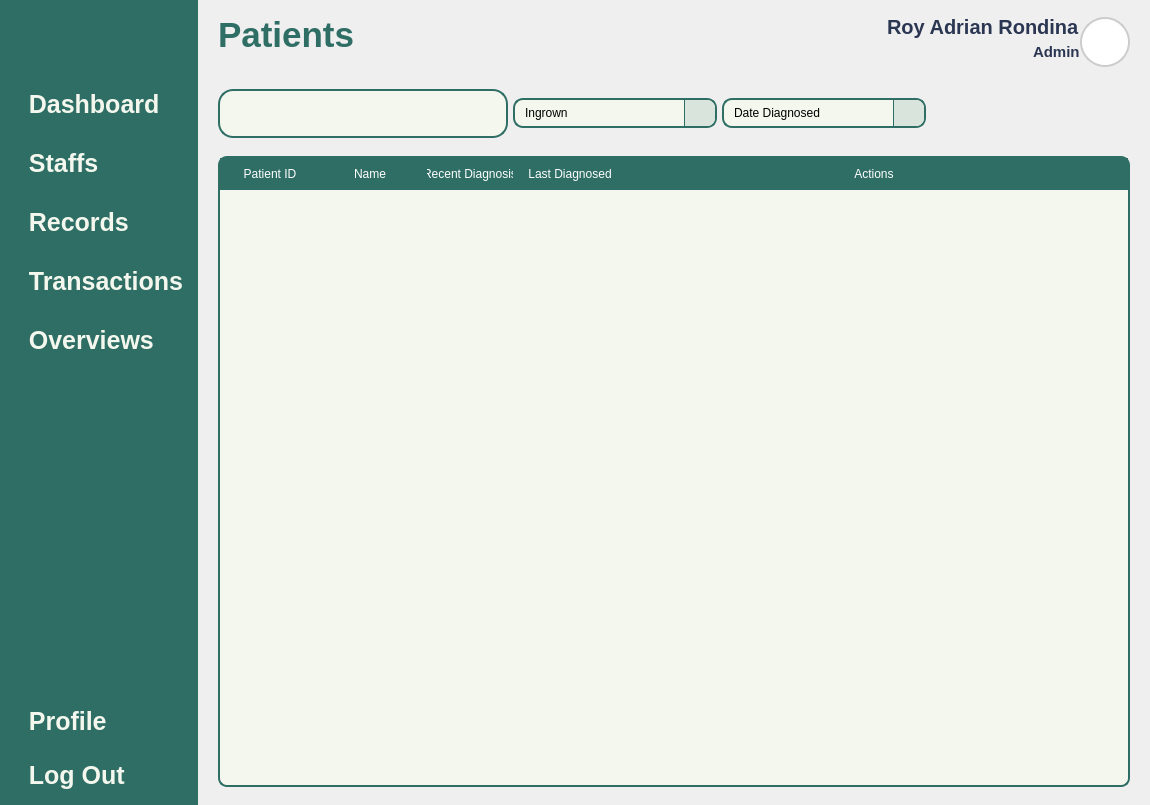
<?xml version="1.0" encoding="UTF-8"?>
<ui version="4.0">
 <class>MainWindow</class>
 <widget class="QMainWindow" name="MainWindow">
  <property name="windowModality">
   <enum>Qt::ApplicationModal</enum>
  </property>
  <property name="geometry">
   <rect>
    <x>0</x>
    <y>0</y>
    <width>1150</width>
    <height>805</height>
   </rect>
  </property>
  <property name="sizePolicy">
   <sizepolicy hsizetype="Expanding" vsizetype="Expanding">
    <horstretch>0</horstretch>
    <verstretch>0</verstretch>
   </sizepolicy>
  </property>
  <property name="baseSize">
   <size>
    <width>1150</width>
    <height>805</height>
   </size>
  </property>
  <property name="windowTitle">
   <string>MainWindow</string>
  </property>
  <property name="styleSheet">
   <string notr="true">*{
	padding: 0px;
	margin: 0px;
	border: 0px;
}
QPushButton {
	font: 900 10pt &quot;Satoshi Black&quot;;
	background-color: transparent;
 	border-radius: 10px;
	font-weight: bold;
	font-size: 25px;
	color: #F4F7ED;
	text-align: left;
	padding: 5px 5px;
}
#NavBar {
    background-color: #2E6E65;
}
QLabel {
	font: 900 10pt &quot;Satoshi Black&quot;;
	font-size: 20px;
	font-weight: bold;
	color: #2E6E65;
	qproperty-alignment: 'AlignLeft';
    qproperty-wordWrap: true;
	background: transparent;
}

</string>
  </property>
  <widget class="QWidget" name="centralwidget">
   <property name="sizePolicy">
    <sizepolicy hsizetype="Expanding" vsizetype="Expanding">
     <horstretch>0</horstretch>
     <verstretch>0</verstretch>
    </sizepolicy>
   </property>
   <layout class="QHBoxLayout" name="horizontalLayout_4">
    <property name="spacing">
     <number>0</number>
    </property>
    <property name="leftMargin">
     <number>0</number>
    </property>
    <property name="topMargin">
     <number>0</number>
    </property>
    <property name="rightMargin">
     <number>0</number>
    </property>
    <property name="bottomMargin">
     <number>0</number>
    </property>
    <item>
     <widget class="QWidget" name="NavBar" native="true">
      <property name="enabled">
       <bool>true</bool>
      </property>
      <property name="sizePolicy">
       <sizepolicy hsizetype="Fixed" vsizetype="Expanding">
        <horstretch>0</horstretch>
        <verstretch>0</verstretch>
       </sizepolicy>
      </property>
      <property name="minimumSize">
       <size>
        <width>0</width>
        <height>0</height>
       </size>
      </property>
      <property name="maximumSize">
       <size>
        <width>16777215</width>
        <height>16777215</height>
       </size>
      </property>
      <property name="autoFillBackground">
       <bool>false</bool>
      </property>
      <property name="styleSheet">
       <string notr="true"/>
      </property>
      <layout class="QVBoxLayout" name="verticalLayout">
       <property name="leftMargin">
        <number>10</number>
       </property>
       <property name="topMargin">
        <number>10</number>
       </property>
       <property name="rightMargin">
        <number>10</number>
       </property>
       <property name="bottomMargin">
        <number>10</number>
       </property>
       <item>
        <widget class="QPushButton" name="DashboardButton_2">
         <property name="toolTip">
          <string>View Main Dashboard</string>
         </property>
         <property name="styleSheet">
          <string notr="true">QPushButton {
	padding: 10px 8px;
}</string>
         </property>
         <property name="text">
          <string/>
         </property>
         <property name="icon">
          <iconset resource="resources.qrc">
           <normaloff>:/lucide/icons/align-justify.svg</normaloff>:/lucide/icons/align-justify.svg</iconset>
         </property>
         <property name="iconSize">
          <size>
           <width>35</width>
           <height>35</height>
          </size>
         </property>
        </widget>
       </item>
       <item>
        <spacer name="verticalSpacer_2">
         <property name="orientation">
          <enum>Qt::Vertical</enum>
         </property>
         <property name="sizeType">
          <enum>QSizePolicy::Preferred</enum>
         </property>
         <property name="sizeHint" stdset="0">
          <size>
           <width>10</width>
           <height>20</height>
          </size>
         </property>
        </spacer>
       </item>
       <item>
        <layout class="QVBoxLayout" name="MainButtons">
         <property name="spacing">
          <number>20</number>
         </property>
         <property name="sizeConstraint">
          <enum>QLayout::SetNoConstraint</enum>
         </property>
         <item>
          <widget class="QPushButton" name="DashboardButton">
           <property name="toolTip">
            <string>View Main Dashboard</string>
           </property>
           <property name="styleSheet">
            <string notr="true"/>
           </property>
           <property name="text">
            <string>  Dashboard</string>
           </property>
           <property name="icon">
            <iconset resource="resources.qrc">
             <normaloff>:/lucide/icons/layout-dashboard.svg</normaloff>:/lucide/icons/layout-dashboard.svg</iconset>
           </property>
           <property name="iconSize">
            <size>
             <width>40</width>
             <height>40</height>
            </size>
           </property>
          </widget>
         </item>
         <item>
          <widget class="QPushButton" name="StaffsButton">
           <property name="toolTip">
            <string>View Staff Record</string>
           </property>
           <property name="styleSheet">
            <string notr="true"/>
           </property>
           <property name="text">
            <string>  Staffs</string>
           </property>
           <property name="icon">
            <iconset resource="resources.qrc">
             <normaloff>:/lucide/icons/user-round-pen.svg</normaloff>:/lucide/icons/user-round-pen.svg</iconset>
           </property>
           <property name="iconSize">
            <size>
             <width>40</width>
             <height>40</height>
            </size>
           </property>
          </widget>
         </item>
         <item>
          <widget class="QPushButton" name="PatientsButton">
           <property name="toolTip">
            <string>View Patient Record</string>
           </property>
           <property name="styleSheet">
            <string notr="true"/>
           </property>
           <property name="text">
            <string>  Records</string>
           </property>
           <property name="icon">
            <iconset resource="resources.qrc">
             <normaloff>:/lucide/icons/file-text.svg</normaloff>:/lucide/icons/file-text.svg</iconset>
           </property>
           <property name="iconSize">
            <size>
             <width>40</width>
             <height>40</height>
            </size>
           </property>
          </widget>
         </item>
         <item>
          <widget class="QPushButton" name="TransactionsButton">
           <property name="toolTip">
            <string>View Transactions </string>
           </property>
           <property name="styleSheet">
            <string notr="true"/>
           </property>
           <property name="text">
            <string>  Transactions</string>
           </property>
           <property name="icon">
            <iconset resource="resources.qrc">
             <normaloff>:/lucide/icons/tickets.svg</normaloff>:/lucide/icons/tickets.svg</iconset>
           </property>
           <property name="iconSize">
            <size>
             <width>40</width>
             <height>40</height>
            </size>
           </property>
          </widget>
         </item>
         <item>
          <widget class="QPushButton" name="OverviewsButton">
           <property name="toolTip">
            <string>View Reports and Overviews</string>
           </property>
           <property name="styleSheet">
            <string notr="true"/>
           </property>
           <property name="text">
            <string>  Overviews</string>
           </property>
           <property name="icon">
            <iconset resource="resources.qrc">
             <normaloff>:/lucide/icons/chart-no-axes-combined.svg</normaloff>:/lucide/icons/chart-no-axes-combined.svg</iconset>
           </property>
           <property name="iconSize">
            <size>
             <width>40</width>
             <height>40</height>
            </size>
           </property>
          </widget>
         </item>
        </layout>
       </item>
       <item>
        <spacer name="verticalSpacer">
         <property name="orientation">
          <enum>Qt::Vertical</enum>
         </property>
         <property name="sizeHint" stdset="0">
          <size>
           <width>20</width>
           <height>40</height>
          </size>
         </property>
        </spacer>
       </item>
       <item>
        <layout class="QVBoxLayout" name="SettingButtons">
         <property name="spacing">
          <number>15</number>
         </property>
         <item>
          <widget class="QPushButton" name="OverviewsButton_3">
           <property name="toolTip">
            <string>View Profile Settings</string>
           </property>
           <property name="styleSheet">
            <string notr="true"/>
           </property>
           <property name="text">
            <string>  Profile</string>
           </property>
           <property name="icon">
            <iconset resource="resources.qrc">
             <normaloff>:/lucide/icons/user-round-cog.svg</normaloff>:/lucide/icons/user-round-cog.svg</iconset>
           </property>
           <property name="iconSize">
            <size>
             <width>40</width>
             <height>40</height>
            </size>
           </property>
          </widget>
         </item>
         <item alignment="Qt::AlignVCenter">
          <widget class="QPushButton" name="OverviewsButton_2">
           <property name="toolTip">
            <string>Log Out from your Account</string>
           </property>
           <property name="styleSheet">
            <string notr="true"/>
           </property>
           <property name="text">
            <string>  Log Out</string>
           </property>
           <property name="icon">
            <iconset resource="resources.qrc">
             <normaloff>:/lucide/icons/log-out.svg</normaloff>:/lucide/icons/log-out.svg</iconset>
           </property>
           <property name="iconSize">
            <size>
             <width>40</width>
             <height>40</height>
            </size>
           </property>
          </widget>
         </item>
        </layout>
       </item>
      </layout>
     </widget>
    </item>
    <item>
     <widget class="QFrame" name="MainBodyContainer">
      <property name="enabled">
       <bool>true</bool>
      </property>
      <property name="sizePolicy">
       <sizepolicy hsizetype="Expanding" vsizetype="Expanding">
        <horstretch>0</horstretch>
        <verstretch>0</verstretch>
       </sizepolicy>
      </property>
      <property name="styleSheet">
       <string notr="true">#Header {
	padding: 10px 20px;
padding-top: 15px;
}
QLabel {
    padding: 0px;
}
#UserType {
	font: 300 10pt &quot;Lexend Light&quot;;
	font-size: 15px;
	color: #2B3752;
}
#UserName {
	font: 600 10pt &quot;Lexend SemiBold&quot;;
	font-size: 20px;
	color: #2B3752;
}
#InterfaceTitle{
	font-size: 35px;
}
QGraphicsView {
    border: 2px solid #ccc;
    border-radius: 25px;
    background: white;
}

</string>
      </property>
      <property name="frameShape">
       <enum>QFrame::StyledPanel</enum>
      </property>
      <property name="frameShadow">
       <enum>QFrame::Raised</enum>
      </property>
      <layout class="QVBoxLayout" name="verticalLayout_2">
       <property name="spacing">
        <number>0</number>
       </property>
       <property name="leftMargin">
        <number>0</number>
       </property>
       <property name="topMargin">
        <number>0</number>
       </property>
       <property name="rightMargin">
        <number>0</number>
       </property>
       <property name="bottomMargin">
        <number>0</number>
       </property>
       <item alignment="Qt::AlignTop">
        <widget class="QFrame" name="Header">
         <property name="sizePolicy">
          <sizepolicy hsizetype="Expanding" vsizetype="Expanding">
           <horstretch>0</horstretch>
           <verstretch>0</verstretch>
          </sizepolicy>
         </property>
         <property name="minimumSize">
          <size>
           <width>0</width>
           <height>80</height>
          </size>
         </property>
         <property name="maximumSize">
          <size>
           <width>16777215</width>
           <height>80</height>
          </size>
         </property>
         <property name="cursor">
          <cursorShape>ArrowCursor</cursorShape>
         </property>
         <property name="frameShape">
          <enum>QFrame::StyledPanel</enum>
         </property>
         <property name="frameShadow">
          <enum>QFrame::Raised</enum>
         </property>
         <layout class="QHBoxLayout" name="horizontalLayout_3">
          <property name="spacing">
           <number>0</number>
          </property>
          <property name="leftMargin">
           <number>0</number>
          </property>
          <property name="topMargin">
           <number>0</number>
          </property>
          <property name="rightMargin">
           <number>0</number>
          </property>
          <property name="bottomMargin">
           <number>0</number>
          </property>
          <item>
           <widget class="QLabel" name="InterfaceTitle">
            <property name="layoutDirection">
             <enum>Qt::LeftToRight</enum>
            </property>
            <property name="text">
             <string>Patients</string>
            </property>
            <property name="alignment">
             <set>Qt::AlignLeading</set>
            </property>
           </widget>
          </item>
          <item>
           <layout class="QHBoxLayout" name="UserPanel">
            <property name="rightMargin">
             <number>0</number>
            </property>
            <item>
             <layout class="QVBoxLayout" name="UserInfo">
              <property name="spacing">
               <number>0</number>
              </property>
              <item alignment="Qt::AlignRight">
               <widget class="QLabel" name="UserName">
                <property name="text">
                 <string>Roy Adrian Rondina</string>
                </property>
                <property name="alignment">
                 <set>Qt::AlignLeading</set>
                </property>
               </widget>
              </item>
              <item alignment="Qt::AlignRight">
               <widget class="QLabel" name="UserType">
                <property name="text">
                 <string>Admin</string>
                </property>
                <property name="alignment">
                 <set>Qt::AlignLeading</set>
                </property>
               </widget>
              </item>
             </layout>
            </item>
            <item>
             <widget class="QFrame" name="Profile">
              <property name="sizePolicy">
               <sizepolicy hsizetype="Fixed" vsizetype="Fixed">
                <horstretch>0</horstretch>
                <verstretch>0</verstretch>
               </sizepolicy>
              </property>
              <property name="minimumSize">
               <size>
                <width>50</width>
                <height>50</height>
               </size>
              </property>
              <property name="maximumSize">
               <size>
                <width>50</width>
                <height>50</height>
               </size>
              </property>
              <property name="frameShape">
               <enum>QFrame::StyledPanel</enum>
              </property>
              <property name="frameShadow">
               <enum>QFrame::Raised</enum>
              </property>
              <layout class="QVBoxLayout" name="verticalLayout_3">
               <property name="spacing">
                <number>0</number>
               </property>
               <property name="leftMargin">
                <number>0</number>
               </property>
               <property name="topMargin">
                <number>0</number>
               </property>
               <property name="rightMargin">
                <number>0</number>
               </property>
               <property name="bottomMargin">
                <number>0</number>
               </property>
               <item>
                <widget class="QGraphicsView" name="ProfilePic">
                 <property name="enabled">
                  <bool>true</bool>
                 </property>
                 <property name="sizePolicy">
                  <sizepolicy hsizetype="Preferred" vsizetype="Preferred">
                   <horstretch>0</horstretch>
                   <verstretch>0</verstretch>
                  </sizepolicy>
                 </property>
                 <property name="minimumSize">
                  <size>
                   <width>0</width>
                   <height>0</height>
                  </size>
                 </property>
                </widget>
               </item>
              </layout>
             </widget>
            </item>
           </layout>
          </item>
         </layout>
        </widget>
       </item>
       <item>
        <widget class="QFrame" name="Body">
         <property name="sizePolicy">
          <sizepolicy hsizetype="Expanding" vsizetype="Expanding">
           <horstretch>0</horstretch>
           <verstretch>0</verstretch>
          </sizepolicy>
         </property>
         <property name="styleSheet">
          <string notr="true">QTableWidget {
    background-color: #F4F7ED;
    gridline-color: #D9E4DC;
    border: 2px solid #2E6E65;
    border-radius: 9px;
}

QTableWidget::item {
    border: 1px solid #2E6E65;
}

QTableWidget::item:alternate {
    background-color: #E0E0E0;
}

QTableWidget QHeaderView::section {
    background-color: #2E6E65;
    color: white;
    padding: 5px;
    font: bold 14px &quot;Segoe UI&quot;;
	border: 2px solid #2E6E65;
}

QTableWidget::item:selected {
    background-color: #CCE3D0;
    color: #2E6E65;
}
</string>
         </property>
         <property name="frameShape">
          <enum>QFrame::StyledPanel</enum>
         </property>
         <property name="frameShadow">
          <enum>QFrame::Raised</enum>
         </property>
         <layout class="QVBoxLayout" name="verticalLayout_4">
          <property name="leftMargin">
           <number>0</number>
          </property>
          <property name="topMargin">
           <number>0</number>
          </property>
          <property name="rightMargin">
           <number>0</number>
          </property>
          <property name="bottomMargin">
           <number>0</number>
          </property>
          <item>
           <widget class="QWidget" name="BodyLayout" native="true">
            <layout class="QVBoxLayout" name="verticalLayout_5">
             <property name="spacing">
              <number>0</number>
             </property>
             <property name="leftMargin">
              <number>20</number>
             </property>
             <property name="topMargin">
              <number>0</number>
             </property>
             <property name="rightMargin">
              <number>20</number>
             </property>
             <item alignment="Qt::AlignTop">
              <widget class="QWidget" name="Buttons" native="true">
               <property name="sizePolicy">
                <sizepolicy hsizetype="Expanding" vsizetype="Preferred">
                 <horstretch>0</horstretch>
                 <verstretch>0</verstretch>
                </sizepolicy>
               </property>
               <property name="minimumSize">
                <size>
                 <width>0</width>
                 <height>0</height>
                </size>
               </property>
               <property name="styleSheet">
                <string notr="true">#SearchBar {
	background-color: #F4F7ED;
	border: 2px solid #2E6E65;
    border-radius: 15px;
}
#Search{
	background-color: transparent ;
	font: 300 14pt &quot;Lexend Light&quot;;
}
#AddUserButton {
	padding: 0px 30px;
	text-align: center;
}
QComboBox {
    background-color: #F4F7ED;
    border: 2px solid #2E6E65;
    border-radius: 10px;
    padding: 5px 10px;
	font: 300 12pt &quot;Lexend Light&quot;;
}
QComboBox::drop-down {
    subcontrol-origin: padding;
    subcontrol-position: top right;
    width: 30px;
    border-left: 1px solid #2E6E65;
    background-color: #D9E4DC;
    border-top-right-radius: 8px;
    border-bottom-right-radius: 8px;
}
QComboBox::down-arrow {
    image: url(:/lucide/icons/chevron-down.svg);
    width: 20px;
    height: 20px;
}
QComboBox QAbstractItemView {
    background-color: #F4F7ED;
    selection-background-color: #CCE3D0;
    border: 1px solid #2E6E65;
    border-radius: 2px;
    outline: 0;
	font: 300 12pt &quot;Lexend Light&quot;;
}

</string>
               </property>
               <layout class="QHBoxLayout" name="horizontalLayout">
                <property name="spacing">
                 <number>5</number>
                </property>
                <property name="leftMargin">
                 <number>0</number>
                </property>
                <property name="rightMargin">
                 <number>0</number>
                </property>
                <item>
                 <widget class="QWidget" name="SearchBar" native="true">
                  <property name="sizePolicy">
                   <sizepolicy hsizetype="Expanding" vsizetype="Fixed">
                    <horstretch>0</horstretch>
                    <verstretch>0</verstretch>
                   </sizepolicy>
                  </property>
                  <property name="minimumSize">
                   <size>
                    <width>290</width>
                    <height>0</height>
                   </size>
                  </property>
                  <property name="maximumSize">
                   <size>
                    <width>400</width>
                    <height>16777215</height>
                   </size>
                  </property>
                  <layout class="QHBoxLayout" name="horizontalLayout_2">
                   <property name="spacing">
                    <number>0</number>
                   </property>
                   <property name="leftMargin">
                    <number>0</number>
                   </property>
                   <property name="topMargin">
                    <number>5</number>
                   </property>
                   <property name="rightMargin">
                    <number>0</number>
                   </property>
                   <property name="bottomMargin">
                    <number>5</number>
                   </property>
                   <item>
                    <widget class="QPushButton" name="Icon">
                     <property name="text">
                      <string/>
                     </property>
                     <property name="icon">
                      <iconset resource="resources.qrc">
                       <normaloff>:/lucide/icons/search.svg</normaloff>:/lucide/icons/search.svg</iconset>
                     </property>
                     <property name="iconSize">
                      <size>
                       <width>30</width>
                       <height>30</height>
                      </size>
                     </property>
                    </widget>
                   </item>
                   <item>
                    <widget class="QLineEdit" name="Search">
                     <property name="sizePolicy">
                      <sizepolicy hsizetype="Expanding" vsizetype="Expanding">
                       <horstretch>0</horstretch>
                       <verstretch>0</verstretch>
                      </sizepolicy>
                     </property>
                    </widget>
                   </item>
                  </layout>
                 </widget>
                </item>
                <item>
                 <widget class="QComboBox" name="Diagnosis">
                  <property name="sizePolicy">
                   <sizepolicy hsizetype="Expanding" vsizetype="Fixed">
                    <horstretch>0</horstretch>
                    <verstretch>0</verstretch>
                   </sizepolicy>
                  </property>
                  <property name="minimumSize">
                   <size>
                    <width>0</width>
                    <height>0</height>
                   </size>
                  </property>
                  <property name="maximumSize">
                   <size>
                    <width>250</width>
                    <height>16777215</height>
                   </size>
                  </property>
                  <item>
                   <property name="text">
                    <string>Ingrown</string>
                   </property>
                  </item>
                  <item>
                   <property name="text">
                    <string>Kabag</string>
                   </property>
                  </item>
                  <item>
                   <property name="text">
                    <string>Panuhot</string>
                   </property>
                  </item>
                 </widget>
                </item>
                <item>
                 <widget class="QComboBox" name="Status">
                  <property name="sizePolicy">
                   <sizepolicy hsizetype="Expanding" vsizetype="Fixed">
                    <horstretch>0</horstretch>
                    <verstretch>0</verstretch>
                   </sizepolicy>
                  </property>
                  <property name="minimumSize">
                   <size>
                    <width>0</width>
                    <height>0</height>
                   </size>
                  </property>
                  <property name="maximumSize">
                   <size>
                    <width>250</width>
                    <height>16777215</height>
                   </size>
                  </property>
                  <item>
                   <property name="text">
                    <string>Date Diagnosed</string>
                   </property>
                  </item>
                  <item>
                   <property name="text">
                    <string>Gender</string>
                   </property>
                  </item>
                  <item>
                   <property name="text">
                    <string>Name (Aphabetical)</string>
                   </property>
                  </item>
                 </widget>
                </item>
                <item>
                 <spacer name="horizontalSpacer">
                  <property name="orientation">
                   <enum>Qt::Horizontal</enum>
                  </property>
                  <property name="sizeHint" stdset="0">
                   <size>
                    <width>30</width>
                    <height>20</height>
                   </size>
                  </property>
                 </spacer>
                </item>
               </layout>
              </widget>
             </item>
             <item>
              <widget class="QWidget" name="Patient" native="true">
               <property name="sizePolicy">
                <sizepolicy hsizetype="Expanding" vsizetype="Expanding">
                 <horstretch>0</horstretch>
                 <verstretch>0</verstretch>
                </sizepolicy>
               </property>
               <layout class="QVBoxLayout" name="verticalLayout_6">
                <property name="leftMargin">
                 <number>0</number>
                </property>
                <property name="rightMargin">
                 <number>0</number>
                </property>
                <item>
                 <widget class="QTableWidget" name="PatientTable">
                  <property name="sizeAdjustPolicy">
                   <enum>QAbstractScrollArea::AdjustToContents</enum>
                  </property>
                  <property name="cornerButtonEnabled">
                   <bool>true</bool>
                  </property>
                  <property name="columnCount">
                   <number>5</number>
                  </property>
                  <attribute name="horizontalHeaderHighlightSections">
                   <bool>true</bool>
                  </attribute>
                  <attribute name="horizontalHeaderStretchLastSection">
                   <bool>true</bool>
                  </attribute>
                  <column>
                   <property name="text">
                    <string>Patient ID</string>
                   </property>
                  </column>
                  <column>
                   <property name="text">
                    <string>Name</string>
                   </property>
                  </column>
                  <column>
                   <property name="text">
                    <string>Recent Diagnosis</string>
                   </property>
                  </column>
                  <column>
                   <property name="text">
                    <string>Last Diagnosed</string>
                   </property>
                  </column>
                  <column>
                   <property name="text">
                    <string>Actions</string>
                   </property>
                  </column>
                 </widget>
                </item>
               </layout>
              </widget>
             </item>
            </layout>
           </widget>
          </item>
         </layout>
        </widget>
       </item>
      </layout>
     </widget>
    </item>
   </layout>
   <zorder>MainBodyContainer</zorder>
   <zorder>NavBar</zorder>
  </widget>
 </widget>
 <resources>
  <include location="resources.qrc"/>
 </resources>
 <connections/>
</ui>
